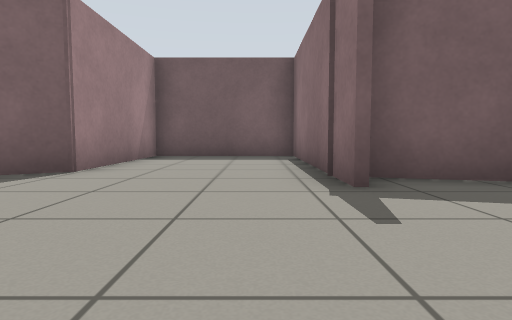
View 1 (above)

17 first-person views from a walk through a robot-simulator world made for Gazebo. The camera is 0.5 m above the floor, tilts 4° down and sees 75° across. The floor is counted in squares, 1 m on a side. Each view is taken from the middle of a square. On the plan, view 1 faces up. The plan holds only what a view shows up to about 9 squares ahead; the rest is blank. Robots are left out.

View 2
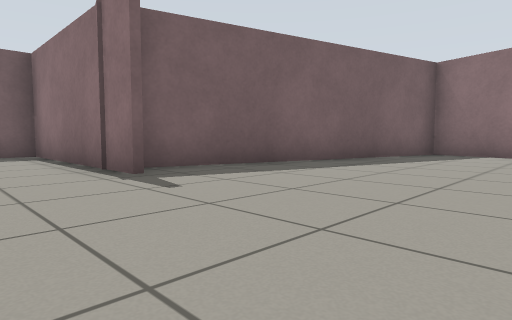

View 3
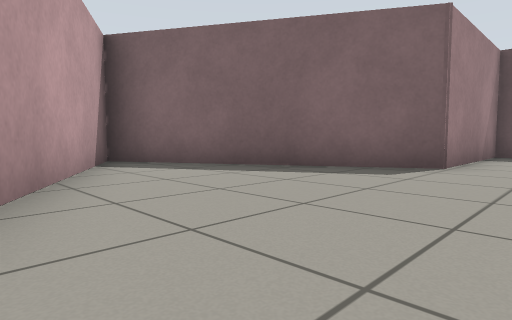

View 4
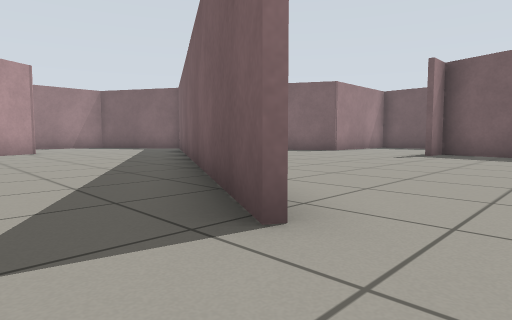

View 5
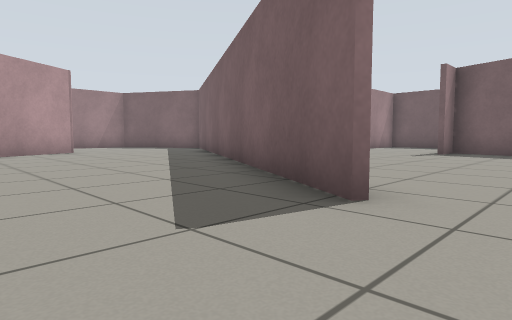

View 6
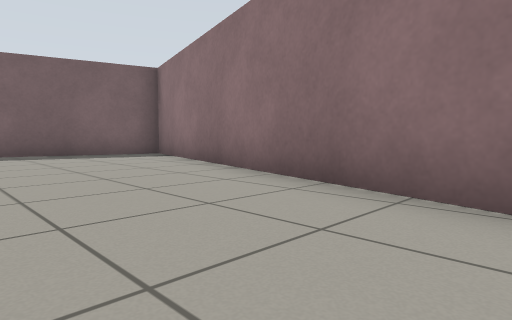

View 7
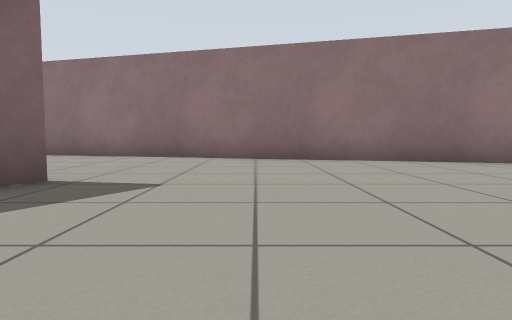

View 8
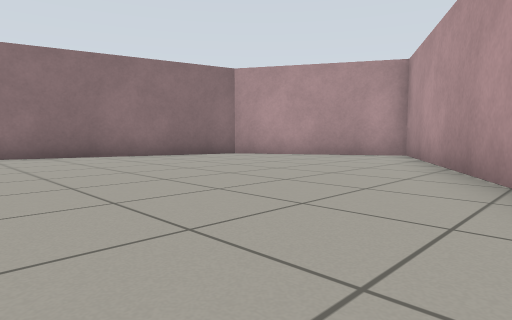

View 9
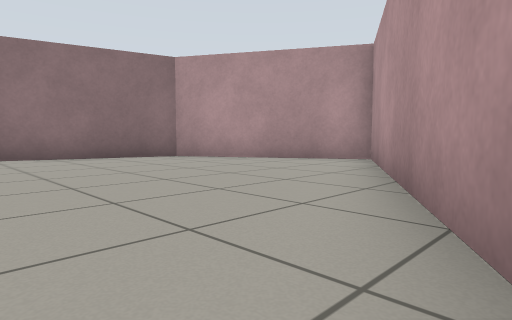

View 10
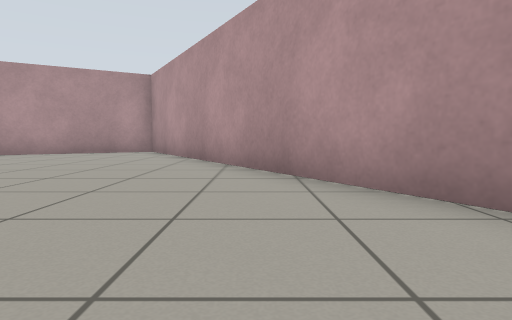

View 11
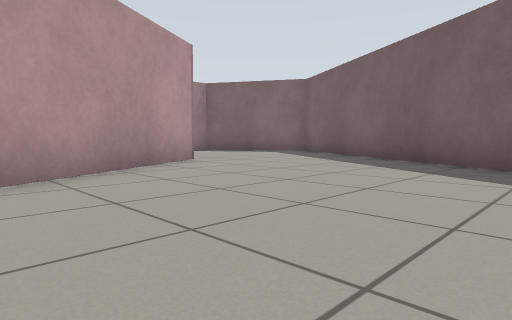

View 12
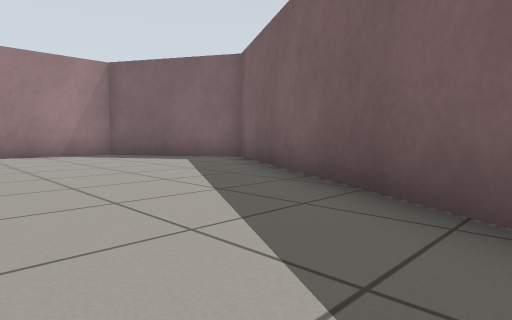

View 13
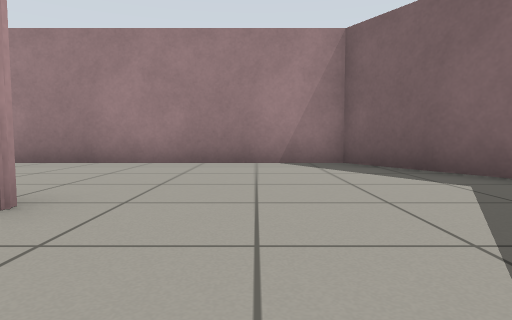

View 14
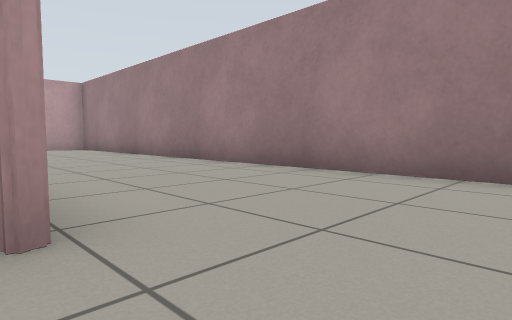

View 15
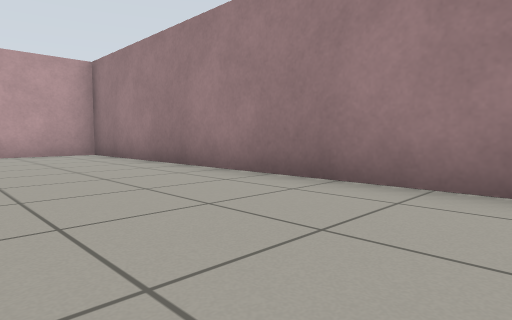

View 16
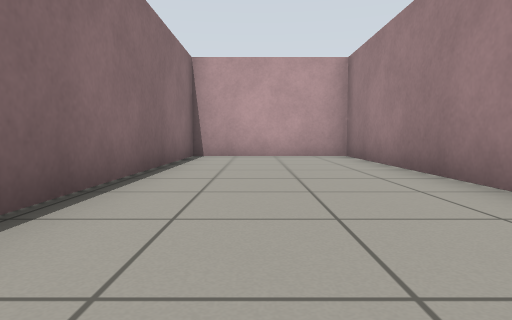

View 17
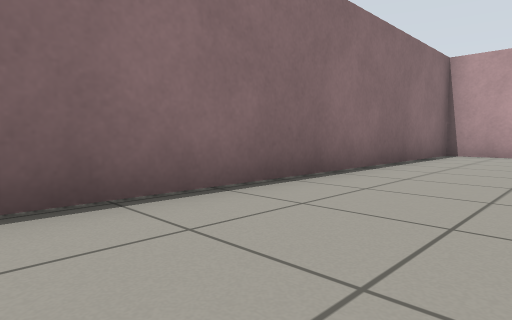

### Floor plan
Points are (right, up) in squares from view 1. A wall is a line through its corners. A room is listed if a view was taken in it or the views show most of it. See-through windows are left out.
Room 1 (views 1, 2, 3, 4, 5, 6, 7, 8, 9, 10, 11, 12, 13, 14, 15, 16, 17)
walls: (2.8, -4.7) (-8, 1.5); (-7.3, -3.7) (0.4, -17) (4.5, -14.6) (9, 2) (1.1, 4.1) (1.1, 3.2); (1, 3.2) (1, 8.6) (-2.6, 8.6) (-2.6, 4.7) (-11.3, -0.3) (-11.3, -15.6) (-7.4, -15.6) (-7.4, -6.2); (-7.9, 1.7) (-3.9, -0.7)

Positions as (right, up) in squares from view 1, and headings:
1: (0, 0), facing up
2: (-1, -1), facing up-right
3: (-1, -1), facing up-left
4: (4, -6), facing up-left
5: (4, -7), facing up-left
6: (4, -7), facing up-right
7: (-1, -7), facing right
8: (-3, -8), facing down-right
9: (-3, -10), facing down-right
10: (-3, -6), facing down
11: (-1, -8), facing up-left
12: (-2, -4), facing up-left
13: (-5, -2), facing left
14: (-7, -2), facing down-left
15: (-8, -6), facing down-left
16: (-9, -7), facing down
17: (-10, -6), facing down-right
